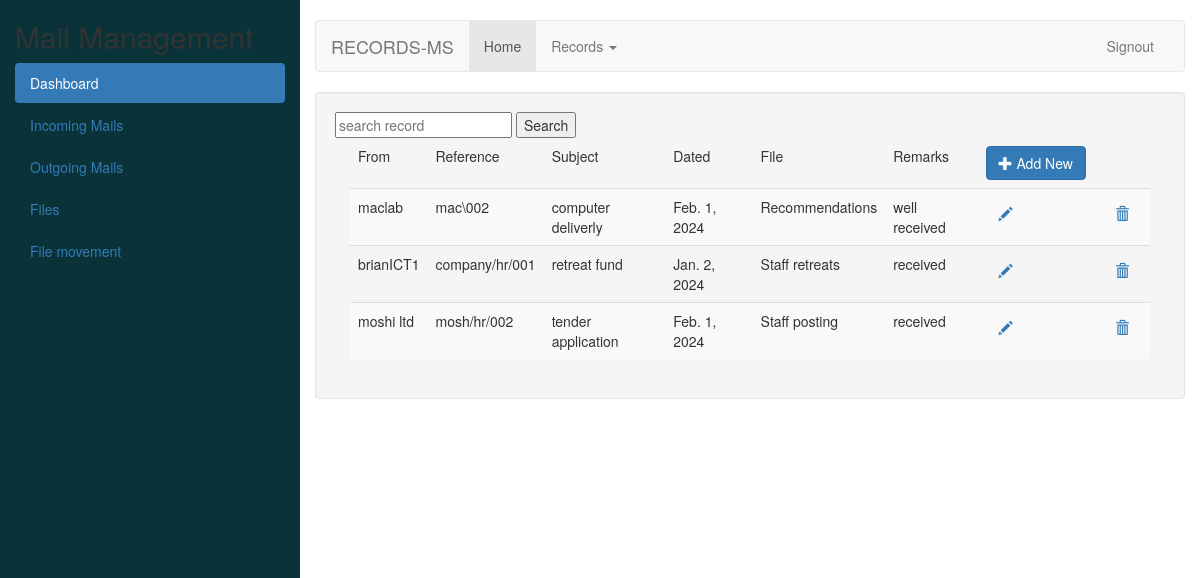
Screenshot of /incominglist/ with the database file from the repository.
### recApp/models.py (models this page shows)
class TrackingModel(models.Model):
    created_at = models.DateTimeField(_("created at"), auto_now_add=True)
    updated_at = models.DateTimeField(_("updated at"), auto_now=True)
    class Meta:
        abstract = True

class BaseMailRecord(models.Model):
    sender = models.CharField(_("name of the sender"), max_length=156)
    ref_number = models.CharField(_("reference number"), max_length=156)
    description = models.CharField(_("description"), max_length = 156)
    class Meta:
        abstract = True

class IncomingMail(TrackingModel, BaseMailRecord):
    address_date = models.DateField(_("address date"), blank=True, null=True)
    remarks = models.TextField(_("remarks"), blank=True, null=True)
    file = models.ForeignKey(BaseAttachments, on_delete = models.CASCADE, to_field ='name')
    class Meta:
        verbose_name_plural = "Incoming Mails"
        ordering = ["-id"]

class BaseAttachments(models.Model):
    name = models.CharField(_("attachment name"), max_length=156, unique=True )
    category = models.CharField(_("attachment category"), max_length=156)
    ref_number = models.CharField(_("reference number"), max_length=156, unique=True)
    def __str__(self):
        return self.name

### recApp/views.py (the view)
# urls.py: path('incominglist/', views.records_list, name="view_mails"),
def records_list(request):
    if 'q' in request.GET:
        q= request.GET['q']
        multiple_q = Q(Q(sender__icontains = q) | Q(description__icontains = q))
        records = IncomingMail.objects.filter(multiple_q)
    else:
        records = IncomingMail.objects.all()
    context = {'records': records}
    return render(request, 'records/mailslist.html', context)

### recApp/templates/records/mailslist.html (shortened to what this page needs)
{% extends 'records/base.html' %}
{% block content %}
<form method="get" action="" autocomplete="off">
    <input type="text", name="q", placeholder="search record">
    <button type="submit">Search</button>
</form>
<div class="container-fluid">
<table class="table table-striped">
    <thead class="border-bottom font-weight-bold">
        <tr>
            <td>From</td>
            <td>Reference</td>
            <td>Subject</td>
            <td>Dated</td>
            <td>File</td>
            <td>Remarks</td>
            <td>
                <a href="{% url 'insert' %}" >
                    <button type="button" class="btn btn-primary"><i class="glyphicon glyphicon-plus" aria-hidden="true"></i> Add New</button>
                </a>
            </td>
        </tr>
    </thead>
    <tbody>
        {% for record in records %}
            <tr>
                <td>{{record.sender}}</td>
                <td>{{record.ref_number}}</td>
                <td>{{record.description}}</td>
                <td>{{record.address_date}}</td>
                <td>{{record.file}}</td>
                <td>{{record.remarks}}</td>
                <td>
                    <a href="{% url 'update' record.id %}" class="btn text-secondary px-0">
                        <i class="glyphicon glyphicon-pencil" aria-hidden="true"></i>
                    </a>
                </td>
                <td>
                    <a href="{% url 'delete' record.id %}" class="btn text-secondary px-0">
                        <i class="glyphicon glyphicon-trash" aria-hidden="true"></i>
                    </a>
                </td>
            </tr>
        {% endfor %}
    </tbody>
</table>
</div>
{% endblock content %}

### rows the page displays
IncomingMail: sender "maclab", ref_number "mac\\002", description "computer deliverly", address_date "Feb. 1, 2024", file "Recommendations", remarks "well received"
IncomingMail: sender "brianICT1", ref_number "company/hr/001", description "retreat fund", address_date "Jan. 2, 2024", file "Staff retreats", remarks "received"
IncomingMail: sender "moshi ltd", ref_number "mosh/hr/002", description "tender application", address_date "Feb. 1, 2024", file "Staff posting", remarks "received"
